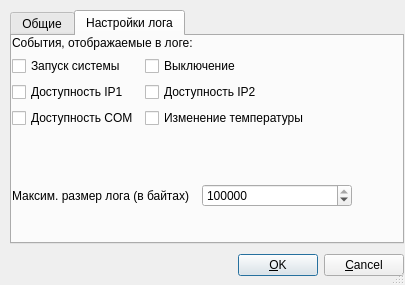
<?xml version="1.0" encoding="UTF-8"?>
<ui version="4.0">
 <class>Dialog</class>
 <widget class="QDialog" name="Dialog">
  <property name="windowModality">
   <enum>Qt::WindowModal</enum>
  </property>
  <property name="geometry">
   <rect>
    <x>0</x>
    <y>0</y>
    <width>405</width>
    <height>285</height>
   </rect>
  </property>
  <property name="sizePolicy">
   <sizepolicy hsizetype="Fixed" vsizetype="Fixed">
    <horstretch>0</horstretch>
    <verstretch>0</verstretch>
   </sizepolicy>
  </property>
  <property name="windowTitle">
   <string>Настройки</string>
  </property>
  <property name="sizeGripEnabled">
   <bool>true</bool>
  </property>
  <widget class="QWidget" name="layoutWidget">
   <property name="geometry">
    <rect>
     <x>10</x>
     <y>10</y>
     <width>394</width>
     <height>271</height>
    </rect>
   </property>
   <layout class="QVBoxLayout" name="verticalLayout">
    <item>
     <widget class="QTabWidget" name="tabWidget">
      <property name="currentIndex">
       <number>1</number>
      </property>
      <widget class="QWidget" name="tab">
       <attribute name="title">
        <string>Общие</string>
       </attribute>
       <widget class="QWidget" name="verticalLayoutWidget">
        <property name="geometry">
         <rect>
          <x>-1</x>
          <y>-1</y>
          <width>391</width>
          <height>171</height>
         </rect>
        </property>
        <layout class="QVBoxLayout" name="verticalLayout_2">
         <property name="sizeConstraint">
          <enum>QLayout::SetDefaultConstraint</enum>
         </property>
         <item>
          <layout class="QFormLayout" name="formLayout">
           <property name="fieldGrowthPolicy">
            <enum>QFormLayout::AllNonFixedFieldsGrow</enum>
           </property>
           <item row="0" column="0">
            <widget class="QCheckBox" name="ip1reboot">
             <property name="text">
              <string>Перезагружать при недоступности IP1</string>
             </property>
            </widget>
           </item>
           <item row="0" column="1">
            <widget class="QLineEdit" name="ip1Edit"/>
           </item>
           <item row="1" column="0">
            <widget class="QCheckBox" name="ip2reboot">
             <property name="text">
              <string>Перезагружать при недоступности IP2</string>
             </property>
            </widget>
           </item>
           <item row="1" column="1">
            <widget class="QLineEdit" name="ip2Edit"/>
           </item>
           <item row="2" column="0">
            <widget class="QCheckBox" name="comPortEnabled">
             <property name="text">
              <string>Контролировать COM-порт?</string>
             </property>
            </widget>
           </item>
           <item row="2" column="1">
            <widget class="QLineEdit" name="comEdit"/>
           </item>
           <item row="3" column="1">
            <widget class="QLineEdit" name="lineEdit_4"/>
           </item>
           <item row="5" column="0">
            <widget class="QLabel" name="label_4">
             <property name="text">
              <string>Критическая температура</string>
             </property>
            </widget>
           </item>
           <item row="5" column="1">
            <widget class="QLineEdit" name="maxTempEdit"/>
           </item>
           <item row="3" column="0">
            <layout class="QHBoxLayout" name="horizontalLayout">
             <item>
              <widget class="QLabel" name="comSpeed">
               <property name="text">
                <string>COM-speed</string>
               </property>
              </widget>
             </item>
             <item>
              <widget class="QCheckBox" name="enableAutoSpeedCheckbox">
               <property name="text">
                <string>auto</string>
               </property>
              </widget>
             </item>
            </layout>
           </item>
          </layout>
         </item>
        </layout>
       </widget>
      </widget>
      <widget class="QWidget" name="tab_2">
       <attribute name="title">
        <string>Настройки лога</string>
       </attribute>
       <widget class="QWidget" name="verticalLayoutWidget_2">
        <property name="geometry">
         <rect>
          <x>0</x>
          <y>0</y>
          <width>471</width>
          <height>171</height>
         </rect>
        </property>
        <layout class="QVBoxLayout" name="verticalLayout_3">
         <property name="sizeConstraint">
          <enum>QLayout::SetMinimumSize</enum>
         </property>
         <item>
          <widget class="QLabel" name="label_5">
           <property name="text">
            <string>События, отображаемые в логе:</string>
           </property>
          </widget>
         </item>
         <item>
          <layout class="QFormLayout" name="formLayout_2">
           <item row="0" column="0">
            <widget class="QCheckBox" name="sysStartUp">
             <property name="text">
              <string>Запуск системы</string>
             </property>
            </widget>
           </item>
           <item row="0" column="1">
            <widget class="QCheckBox" name="sysShutdown">
             <property name="text">
              <string>Выключение</string>
             </property>
            </widget>
           </item>
           <item row="1" column="0">
            <widget class="QCheckBox" name="ip1Log">
             <property name="text">
              <string>Доступность IP1</string>
             </property>
            </widget>
           </item>
           <item row="1" column="1">
            <widget class="QCheckBox" name="ip2Log">
             <property name="text">
              <string>Доступность IP2</string>
             </property>
            </widget>
           </item>
           <item row="2" column="0">
            <widget class="QCheckBox" name="comPortLog">
             <property name="text">
              <string>Доступность COM</string>
             </property>
            </widget>
           </item>
           <item row="2" column="1">
            <widget class="QCheckBox" name="tempLog">
             <property name="text">
              <string>Изменение температуры</string>
             </property>
            </widget>
           </item>
          </layout>
         </item>
         <item>
          <spacer name="verticalSpacer">
           <property name="orientation">
            <enum>Qt::Vertical</enum>
           </property>
           <property name="sizeHint" stdset="0">
            <size>
             <width>20</width>
             <height>40</height>
            </size>
           </property>
          </spacer>
         </item>
         <item>
          <layout class="QFormLayout" name="formLayout_3">
           <item row="0" column="0">
            <widget class="QLabel" name="label">
             <property name="text">
              <string>Максим. размер лога (в байтах)  </string>
             </property>
            </widget>
           </item>
           <item row="0" column="1">
            <widget class="QSpinBox" name="maxLogSize">
             <property name="maximumSize">
              <size>
               <width>150</width>
               <height>16777215</height>
              </size>
             </property>
             <property name="maximum">
              <number>1048576000</number>
             </property>
             <property name="value">
              <number>1048576</number>
             </property>
            </widget>
           </item>
          </layout>
         </item>
        </layout>
       </widget>
      </widget>
     </widget>
    </item>
    <item>
     <layout class="QHBoxLayout">
      <property name="spacing">
       <number>6</number>
      </property>
      <property name="leftMargin">
       <number>0</number>
      </property>
      <property name="topMargin">
       <number>0</number>
      </property>
      <property name="rightMargin">
       <number>0</number>
      </property>
      <property name="bottomMargin">
       <number>0</number>
      </property>
      <item>
       <spacer>
        <property name="orientation">
         <enum>Qt::Horizontal</enum>
        </property>
        <property name="sizeHint" stdset="0">
         <size>
          <width>131</width>
          <height>31</height>
         </size>
        </property>
       </spacer>
      </item>
      <item>
       <widget class="QPushButton" name="okButton">
        <property name="text">
         <string>&amp;OK</string>
        </property>
       </widget>
      </item>
      <item>
       <widget class="QPushButton" name="cancelButton">
        <property name="text">
         <string>&amp;Cancel</string>
        </property>
       </widget>
      </item>
     </layout>
    </item>
   </layout>
  </widget>
  <zorder>layoutWidget</zorder>
  <zorder></zorder>
 </widget>
 <resources/>
 <connections>
  <connection>
   <sender>okButton</sender>
   <signal>clicked()</signal>
   <receiver>Dialog</receiver>
   <slot>accept()</slot>
   <hints>
    <hint type="sourcelabel">
     <x>278</x>
     <y>253</y>
    </hint>
    <hint type="destinationlabel">
     <x>96</x>
     <y>254</y>
    </hint>
   </hints>
  </connection>
  <connection>
   <sender>cancelButton</sender>
   <signal>clicked()</signal>
   <receiver>Dialog</receiver>
   <slot>reject()</slot>
   <hints>
    <hint type="sourcelabel">
     <x>369</x>
     <y>253</y>
    </hint>
    <hint type="destinationlabel">
     <x>179</x>
     <y>282</y>
    </hint>
   </hints>
  </connection>
 </connections>
</ui>
